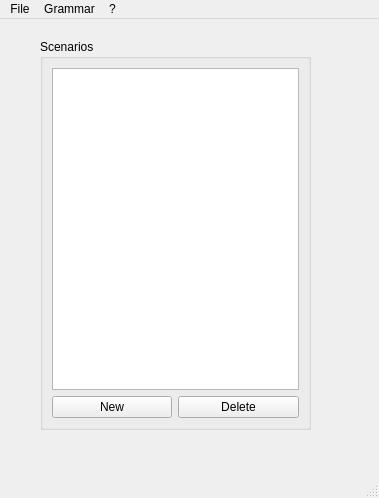
<?xml version="1.0" encoding="UTF-8"?>
<ui version="4.0">
 <class>MainWindow</class>
 <widget class="QMainWindow" name="MainWindow">
  <property name="geometry">
   <rect>
    <x>0</x>
    <y>0</y>
    <width>379</width>
    <height>498</height>
   </rect>
  </property>
  <property name="windowTitle">
   <string>Dobby</string>
  </property>
  <widget class="QWidget" name="centralwidget">
   <widget class="QGroupBox" name="scenariosGroupBox">
    <property name="geometry">
     <rect>
      <x>40</x>
      <y>20</y>
      <width>271</width>
      <height>391</height>
     </rect>
    </property>
    <property name="title">
     <string>Scenarios</string>
    </property>
    <layout class="QGridLayout" name="gridLayout">
     <item row="1" column="0">
      <widget class="QPushButton" name="newScenario">
       <property name="text">
        <string>New</string>
       </property>
      </widget>
     </item>
     <item row="1" column="1">
      <widget class="QPushButton" name="deleteScenario">
       <property name="text">
        <string>Delete</string>
       </property>
      </widget>
     </item>
     <item row="0" column="0" colspan="2">
      <widget class="QListView" name="scenarioListView"/>
     </item>
    </layout>
   </widget>
  </widget>
  <widget class="QMenuBar" name="menubar">
   <property name="geometry">
    <rect>
     <x>0</x>
     <y>0</y>
     <width>379</width>
     <height>25</height>
    </rect>
   </property>
   <widget class="QMenu" name="menu">
    <property name="title">
     <string>?</string>
    </property>
    <addaction name="actionAbout"/>
   </widget>
   <widget class="QMenu" name="menuGrammar">
    <property name="title">
     <string>Grammar</string>
    </property>
    <addaction name="actionGenerate"/>
   </widget>
   <widget class="QMenu" name="menuFile">
    <property name="title">
     <string>File</string>
    </property>
    <addaction name="actionStart"/>
    <addaction name="actionStop"/>
    <addaction name="actionQuit"/>
   </widget>
   <addaction name="menuFile"/>
   <addaction name="menuGrammar"/>
   <addaction name="menu"/>
  </widget>
  <widget class="QStatusBar" name="statusbar"/>
  <action name="actionAbout">
   <property name="text">
    <string>About...</string>
   </property>
  </action>
  <action name="actionGenerate">
   <property name="text">
    <string>Generate...</string>
   </property>
  </action>
  <action name="actionQuit">
   <property name="text">
    <string>Quit</string>
   </property>
  </action>
  <action name="actionStart">
   <property name="text">
    <string>Start</string>
   </property>
  </action>
  <action name="actionStop">
   <property name="text">
    <string>Stop</string>
   </property>
  </action>
 </widget>
 <resources/>
 <connections>
  <connection>
   <sender>actionQuit</sender>
   <signal>triggered()</signal>
   <receiver>MainWindow</receiver>
   <slot>close()</slot>
   <hints>
    <hint type="sourcelabel">
     <x>-1</x>
     <y>-1</y>
    </hint>
    <hint type="destinationlabel">
     <x>189</x>
     <y>248</y>
    </hint>
   </hints>
  </connection>
 </connections>
</ui>
